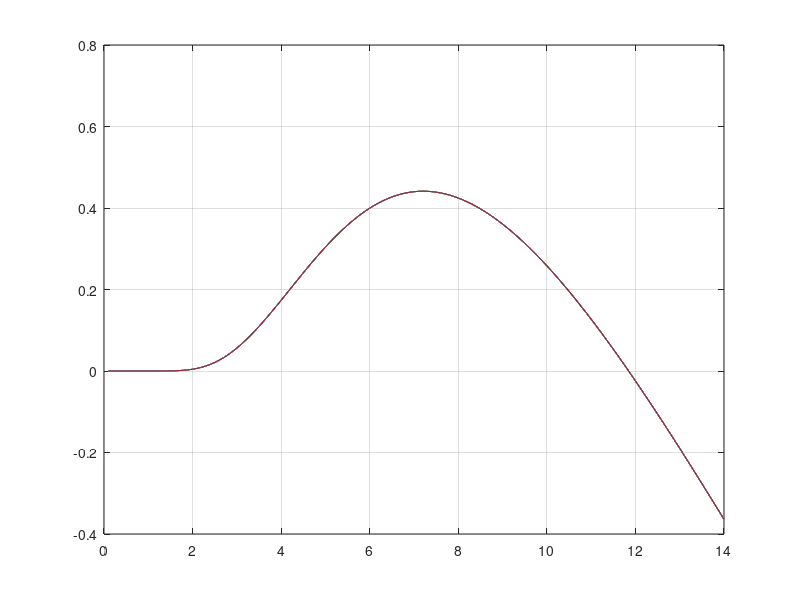
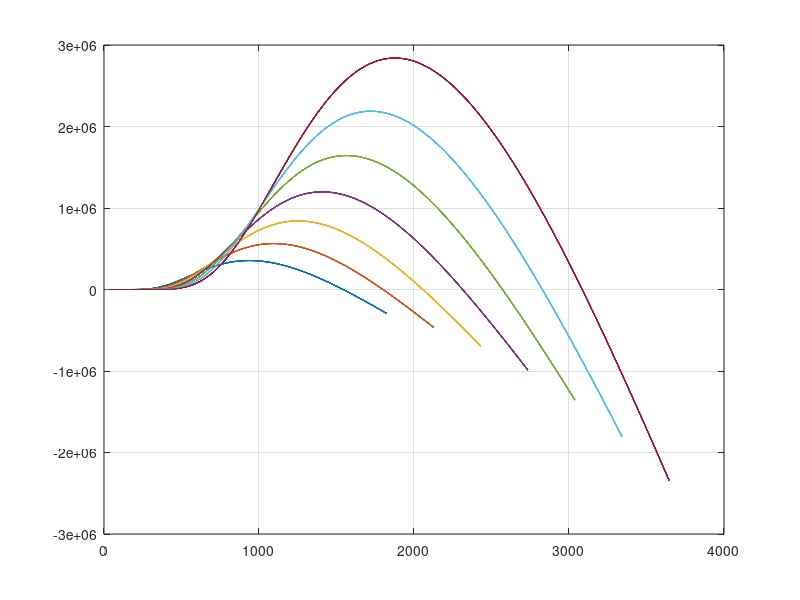
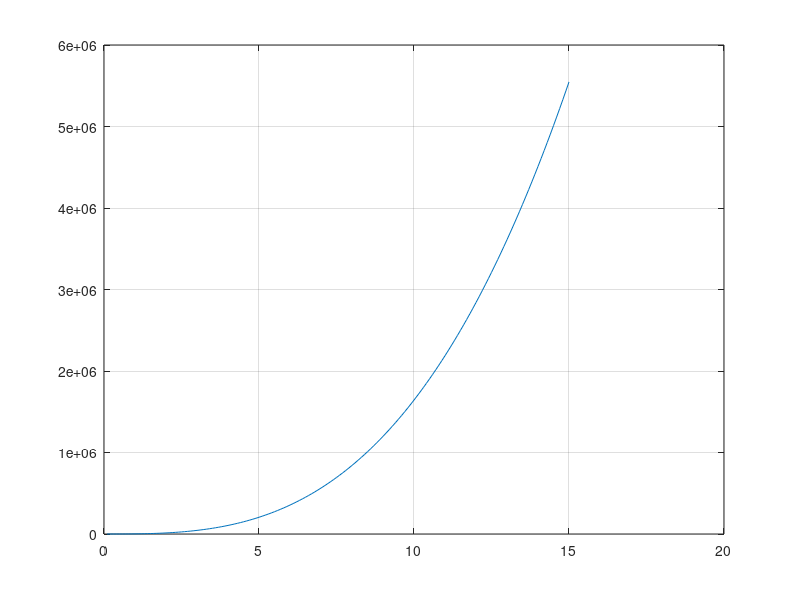

Write the MATLAB code that produced these figures, in order.
close all
clear all
clc                          
%PARAMETERS OF A 2MW DFIG
%IEEE - DFIM: Chapter 3 
%--------------------------------------------------------------------------
f = 50;                     % Stator frequency (Hz)
n = 1500;                   % Synchronous speed at 50 Hz|(rev/min)
Ps = 2e6;                   % Nominal stator three-phase active power|(MW)
Vs = 690;                   % Line-to-line nominal stator voltage in rms (V)
Is = 1760;                  % Each phase nominal stator current in rms (Amp)
Tem = 12732;                % Nominal torque at generator or motor modes (N.m)
%Stator connection Star
p = 2;                      % Pole pair 
Vr = 2070;                  % Line-to-line nominal rotor voltage in rms (reached at speed near zero) (V)
%Rotor connection Star
u = 0.34;                   % Stator/rotor turns ratio (relation between the stator and rotor)
Rs = 2.6e-3;                % Stator resistance (mohm)
Lsi = 87e-6;                % Stator leakage inductance (uH)
Lm = 2.5e-3;                % Magnetizing inductace (mH)
Rres = 26.1e-3;             %% Rotor resistance (mohm)
Rind = 783e-6;              %% Rotor leakage inductance (uH)
Rr = 2.9e-3;                % Rotor resistance referred to stator (mohm)
Lsr = 87e-6;                % Rotor leakage inductance referred to the stator (uH)
Ls = Lm + Lsi;              % Stator inductance (mH)
Lr = Lm + Lsr;              % Rotor inductance (mH)
%--------------------------------------------------------------------------
%Space for Rotor Side Converter
Q = 0;                      % For Reactive power = 0
smax = 0.33;                % Maximun slip 0.25
Fs = 1.8;                   % Stator Flux
Vbus_ref = 1000;            % Bus Voltage
%Mechanic 
J = 127;                    % Inertia Kg*m^2
D = 1e-3;                   % Damping friction factor N.m.s
%PI regulators
sigma = 1- Lm^2/(Ls*Lr); 
tau_i = (sigma*Lr)/Rr;
tau_n = 0.05;
wni = 100*(1/tau_i);
wnn = 1/tau_n;

kp_id = (2*wni*sigma*Lr)-Rr;
kp_iq = kp_id;

ki_id = (wni^2)*Lr*sigma;
ki_iq = ki_id;

kp_n = (2*wnn*J)/p;
ki_n = ((wnn^2)*J)/p;
%--------------------------------------------------------------------------
%Space for Grid Side Converter
Cbus = 80e-3;               % DC bus capacitance
Rg = 20e-6;                 % Grid side filter? resistance 1
Lg = 483e-6;                % Grid side filter? inductance 1e-3

Kpg = 1/(1.5*Vs*sqrt(2/3)); 
Kqg = -Kpg;

%PI regulators
tau_ig = Lg/Rg;
wnig = 60*2*pi;

kp_idg = (2*wnig*Lg)-Rg;
kp_iqg = kp_idg;
ki_idg = (wnig^2)*Lg;
ki_iqg = ki_idg;

kp_v = -1000;   
ki_v = -300000;

%--------------------------------------------------------------------------
%PWM 
fsw = 4e3;                  % Switching frequency (Hz)
Ts = 1/fsw/f;               % Sample time (sec)

%--------------------------------------------------------------------------
%Space for Three blade wind turbine model

% Beta -> Lambda Vs Cp Graph
N = 100;                    %Gearbox Ratio
Radio = 44;                 %Radio
ro = 1.225;                 %Air desity kg/m3           
%beta=[-2.5 -1.5 0 1.5 2.5 0];
beta=[0 0 0 0 0 0 0];

for k=1:7
    
cont = 1;
for lambda = 0.1:0.1:14
lambdai(cont)=(1/((1/(lambda-0.02*beta(k))+(0.003/(beta(k)^3+1)))));
Cp(cont)=0.73*(151/lambdai(cont)-0.58*beta(k)-0.002*beta(k)^2.14-13.2).*(exp(-18.4/lambdai(cont)));
Ct(cont) = Cp (cont)/lambda;
cont = cont+1;
end 
lambda=[0.1:0.1:14];
figure (1)
plot(lambda,Cp), grid on, hold on,



%Rotor Speed Vs Power Graph
for Vv = 6:1:12   %Wind Velocity at 12 m/s
cont2=1;
for serie = 0.1:0.1:14
Pt (cont2)= (0.5*ro*pi*(Radio)^2)*(Vv)^3*Cp(cont2);
omega_m (cont2) = ((lambda(cont2)*Vv) /Radio)*N/(2*pi/60)
cont2=cont2+1;
end 
figure (2)
plot(omega_m,Pt), grid on, hold on,
end


% %Wind Speed Vs Power Graph
% for Vv = 6:1:12   %Wind Velocity at 12 m/s
% cont2=1;
% for serie = 0.1:0.1:14
% Pt (cont2)= (0.5*ro*pi*(Radio)^2)*(Vv)^3*Cp(cont2);
% omega_m (cont2) = ((lambda(cont2)*Vv) /Radio)*N/(2*pi/60)
% cont2=cont2+1;
% end 
% figure (3)
% plot(omega_m,Pt), grid on, hold on,
% end

end

% Lambda and CP optimum
cp_opt = max(Cp)
cp_opt_abs = abs(max(Cp))
posicion=find(Cp==cp_opt);
lambda_opt = abs(lambda(posicion))
beta = beta (k)     %Pitch angle

%---------------------------------------------------------------------
cont2=1;
for Vv = 0.1:0.1:15
Pt (cont2)= (0.5*ro*pi*(Radio)^2)*(Vv)^3*cp_opt;
cont2=cont2+1;
end 
Vv=[0.1:0.1:15];
figure (3)
plot(Vv,Pt), grid on, hold on,
% 
% 
% cont3=1;
% for omega_m_rpm = 0.1:0.1:2000
% Pt_rpm (cont3)= (0.5*ro*pi*(Radio)^2)*((Radio*((omega_m_rpm/N)*(2*pi/60)))/lambda_opt)^3*cp_opt;
% cont3=cont3+1;
% end 
% omega_m_rpm=[0.1:0.1:2000];
% figure (4)
% plot (omega_m_rpm,Pt_rpm), grid on, hold on,


% cont4=1;
% for omega_m_rd = 0.1:0.1:200
% Pt_rd (cont4)= (0.5*ro*pi*(Radio)^2)*((Radio*((omega_m_rd/N)))/lambda_opt)^3*cp_opt;
% cont4=cont4+1;
% end 
% omega_m_rd=[0.1:0.1:200];
% figure (5)
% plot (omega_m_rd,Pt_rd), grid on, hold on,
% 
% 



